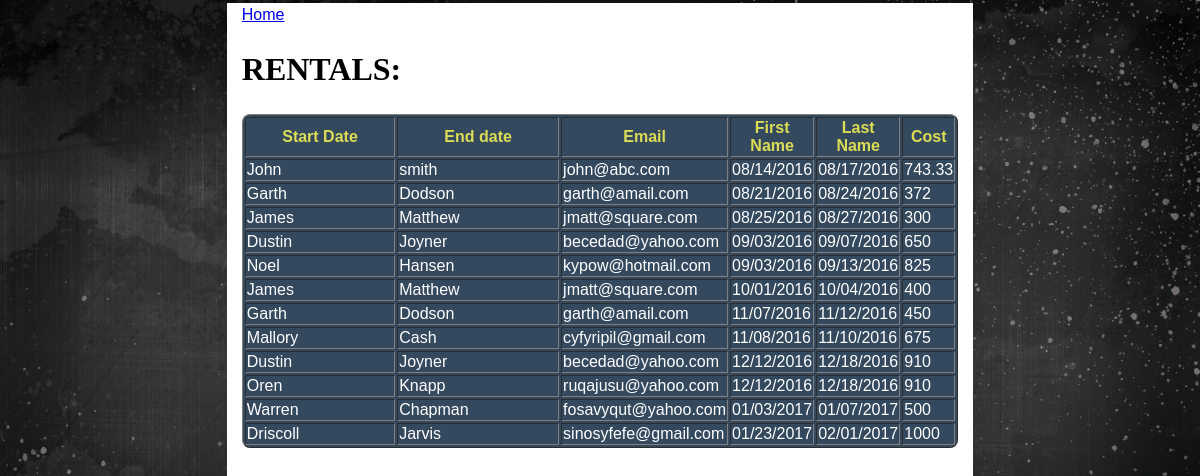
The app's page /all_rental.php (signed in) with its own data.
### tables this page shows
CREATE TABLE `rental` (
  `rentalId` int(11) NOT NULL,
  `customerId` int(11) NOT NULL,
  `vehicleId` int(11) NOT NULL,
  `startdate` date NOT NULL,
  `enddate` date NOT NULL,
  `cost` float NOT NULL
);

### all_rental.php (the view, shortened to what this page needs)
<http>
<head>
<link rel="stylesheet" type="text/css" href="style.css" />
<?php require_once("dbstart.php"); ?>
</head>
<body>
<div id="main">
<a href= "home.php">Home</a>
<br/>
<h2>RENTALS:</h2>
<?php
	$sql="SELECT * FROM display  ORDER BY startdate;";
	$result = mysqli_query($conn, $sql) or die(mysqli_error($conn));
	if (mysqli_num_rows($result) > 0) {
	echo("<table border=1 class='tableing'>");
	echo("<tr><th>Start Date</th><th>End date</th><th>Email</th><th>First Name</th><th>Last Name</th>
	<th>Cost</th></tr>");
		while($row = mysqli_fetch_assoc($result)) {
			echo("<tr>");
			echo
				"<td>" . $row['firstname'] . "</td>"
				."<td>" . $row['lastname'] . "</td>"
				."<td>" . $row['email'] . "</td>"
				."<td>" . date("m/d/Y", strtotime($row['startdate'])) . "</td>"
				."<td>" . date("m/d/Y", strtotime($row['enddate'])) . "</td>"
				."<td>" .$row['cost'] . "</td>";
echo "</tr>";
		}
		echo "</table>";
	}
	else {
		echo "0 results";
	}
?>
</div>
</body>
</html>

### style.css (style rules this page uses)
html, body { height: 100%; margin: 0 auto; }
body { font-family: "Trebuchet MS", Verdana, sans-serif; font-size: 16px; color: black; padding: 3px; height: 100%; margin: 0; }
#main { padding-top: 3px; padding-left: 15px; padding-right: 15px; background-color: #ffffff; border-radius: 0 0 0px 0px; width: 60%; margin: 0 auto; height: auto; min-height: 100%; }
h2 { font-family: Georgia, serif; color: black; font-size: 32px; }

### records on screen
rental: firstname "John", lastname "smith", email "john@abc.com", startdate "08/14/2016", enddate "08/17/2016", cost "743.33"
rental: firstname "Garth", lastname "Dodson", email "garth@amail.com", startdate "08/21/2016", enddate "08/24/2016", cost "372"
rental: firstname "James", lastname "Matthew", email "jmatt@square.com", startdate "08/25/2016", enddate "08/27/2016", cost "300"
rental: firstname "Dustin", lastname "Joyner", email "becedad@yahoo.com", startdate "09/03/2016", enddate "09/07/2016", cost "650"
rental: firstname "Noel", lastname "Hansen", email "kypow@hotmail.com", startdate "09/03/2016", enddate "09/13/2016", cost "825"
rental: firstname "James", lastname "Matthew", email "jmatt@square.com", startdate "10/01/2016", enddate "10/04/2016", cost "400"
rental: firstname "Garth", lastname "Dodson", email "garth@amail.com", startdate "11/07/2016", enddate "11/12/2016", cost "450"
rental: firstname "Mallory", lastname "Cash", email "cyfyripil@gmail.com", startdate "11/08/2016", enddate "11/10/2016", cost "675"
rental: firstname "Dustin", lastname "Joyner", email "becedad@yahoo.com", startdate "12/12/2016", enddate "12/18/2016", cost "910"
rental: firstname "Oren", lastname "Knapp", email "ruqajusu@yahoo.com", startdate "12/12/2016", enddate "12/18/2016", cost "910"
rental: firstname "Warren", lastname "Chapman", email "fosavyqut@yahoo.com", startdate "01/03/2017", enddate "01/07/2017", cost "500"
rental: firstname "Driscoll", lastname "Jarvis", email "sinosyfefe@gmail.com", startdate "01/23/2017", enddate "02/01/2017", cost "1000"
